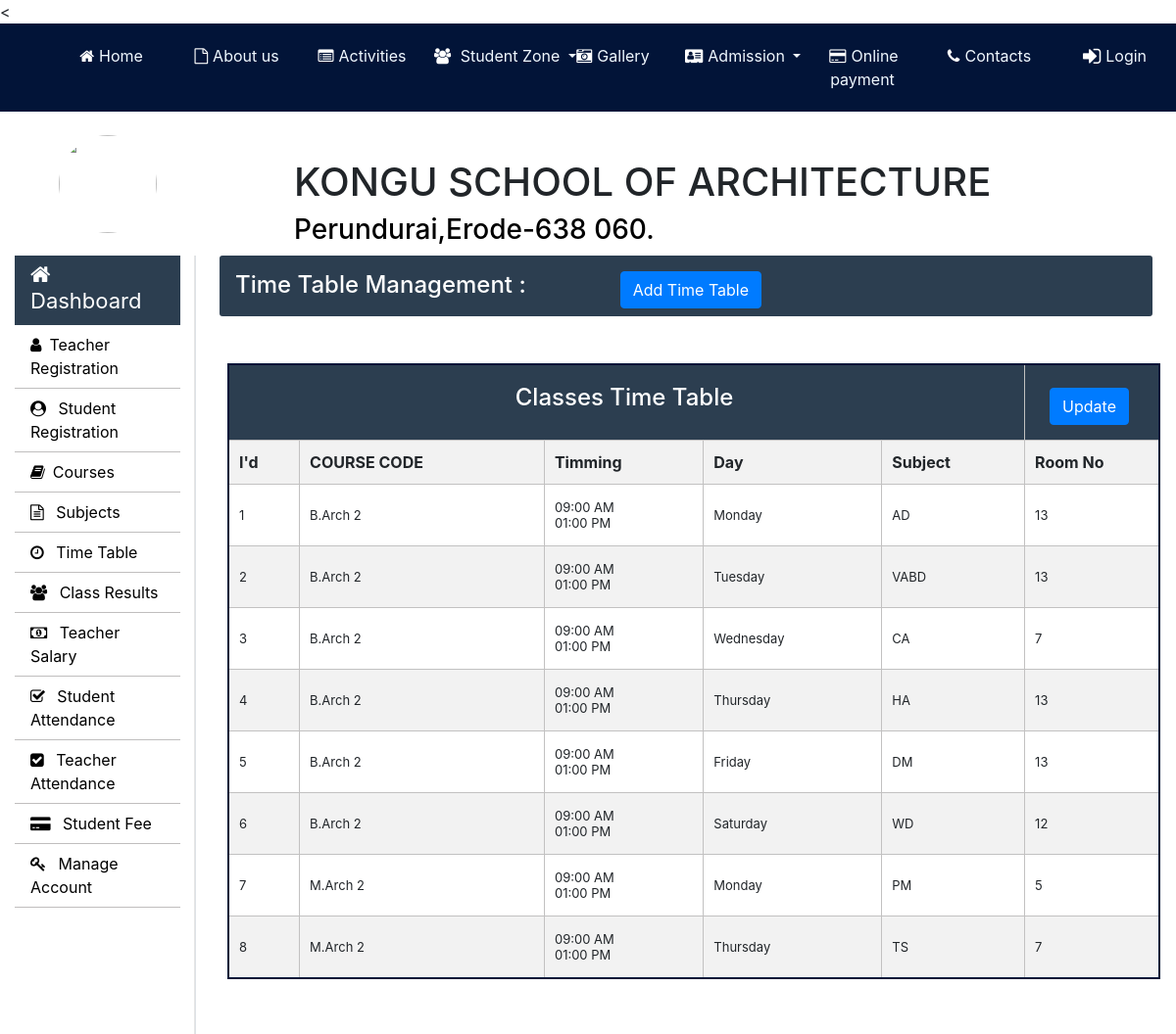
The page /Admin/time-table.php (signed in) on the database its author committed.
### tables this page shows
CREATE TABLE `time_table` (
  `id` int(11) NOT NULL,
  `course_code` varchar(10) NOT NULL,
  `semester` int(11) NOT NULL,
  `timing_from` varchar(10) NOT NULL,
  `timing_to` varchar(10) NOT NULL,
  `day` varchar(20) NOT NULL,
  `subject_code` varchar(20) NOT NULL,
  `room_no` int(11) NOT NULL
);

CREATE TABLE `weekdays` (
  `day_id` int(11) NOT NULL,
  `day_name` varchar(15) NOT NULL
);

### Admin/time-table.php (the view, shortened to what this page needs)
<?php
		require_once "../connection/connection.php";
	?>
<!doctype html>
<html lang="en">
	<head>
	</head>
	<body>
		<?php include('../common/common-header.php') ?>
		<?php include('../common/admin-sidebar.php') ?>
		<main role="main" class="col-xl-10 col-lg-9 col-md-8 ml-sm-auto px-md-4 mb-2 w-100">
			<div class="sub-main">
				<div class="text-center d-flex flex-wrap flex-md-nowrap pt-3 pb-2 mb-3 text-white admin-dashboard pl-3">
					<div class="d-flex">
						<h4 class="mr-5">Time Table Management :</h4>
						<button type="button" class="btn btn-primary ml-5" data-toggle="modal" data-target=".bd-example-modal-lg">Add Time Table</button>
					</div>
				</div>
				<div class="row">
					<div class="col-md-12 ml-2">
						<section class=" mt-3">
							<div class="row">
								<div class="col-md-8"></div>
								<div class="col-md-3 ml-5 ">
									<div class="col-md-12 pt-3 ml-5">
									</div>
								</div>
							</div>
							<div class="row">
								<div class="col-md-12">
									<table class="w-100 table-elements table-three-tr" cellpadding="3">
										<tr class="table-tr-head table-three text-white">
											<td colspan="5" class="text-center text-white"><h4>Classes Time Table</h4></td>
											<td width="10" >
											<div class="row">
												<div class="col-md-12">
													<div class="col-md-1 mt-2"><button type="button" class="btn btn-primary" data-toggle="modal" data-target=".bd-example-modal-lg1">Update</button>
													</div>
												</div>
											</td>
										</tr>
										<tr class="table-tr-head">
											<th>I'd</th>
											<th>COURSE CODE</th>
											<th>Timming</th>
											<th>Day</th>
											<th>Subject</th>
											<th>Room No</th>
										</tr>
										<?php
											$query="select id,course_code,TIME_FORMAT(timing_from,'%h:%i %p') as timing_from,TIME_FORMAT(timing_to,'%h:%i %p') as timing_to,semester,day_name,day_id,day,subject_code,room_no from time_table tt inner join weekdays wd on tt.day=wd.day_id";
											$run=mysqli_query($con,$query);
											while($row=mysqli_fetch_array($run)) {
												echo "<tr>";
												echo "<td>".$row["id"]."</td>";
												echo "<td>".$row["course_code"]." ".$row["semester"]."</td>";
												echo "<td>" .$row["timing_from"]."<br>".$row["timing_to"]."</td>";
												echo "<td>".$row["day_name"]."</td>";
												echo "<td>".$row["subject_code"]."</td>";
												echo "<td>".$row["room_no"]."</td>";
												echo "</tr>";
											}
										?>
									</table>
								</div>
							</div>
						</section>
					</div>
				</div>
			</div>
		</main>
	</body>
</html>

### css/style.css (style rules this page uses)
table { border-collapse:collapse; border-spacing: 0; width: 100%; border: 2px solid rgb(2, 20, 56); }
th, td { text-align: left; padding: 8px; }
tr:nth-child(even) { background-color: #f2f2f2 }
.committie th, td { border: 1px solid rgb(2, 20, 56); border-style:dotted; text-align: left; padding: 15px; height: 50px; }
*,*:after,*:before { -webkit-box-sizing: border-box; -moz-box-sizing: border-box; -ms-box-sizing: border-box; box-sizing: border-box; }
section { float: left; width: 100%; padding-bottom:3em; }
body { margin: 1em; }
h4 { font-size: 22px; }
.admin-dashboard { margin-top: 1px !important; background: #2c3e50 !important; border-radius: 3px; }
.table-elements tr, td, th { font-size: 13px; border: 1px solid rgb(194, 193, 193); padding-left: 10px !important; }
.table-three { background: #2c3e50 !important; }
.table-tr-head { height: 45px !important; padding: 10px !important; margin-top: 5px !important; }
.table-font-for-transcript td, th { font-size: 16px !important; }

### rows shown on the page
time_table: id "1", course_code "B.Arch", semester "2", timing_from "09:00 AM", timing_to "01:00 PM", weekdays.day_name "Monday", subject_code "AD", room_no "13"
time_table: id "2", course_code "B.Arch", semester "2", timing_from "09:00 AM", timing_to "01:00 PM", weekdays.day_name "Tuesday", subject_code "VABD", room_no "13"
time_table: id "3", course_code "B.Arch", semester "2", timing_from "09:00 AM", timing_to "01:00 PM", weekdays.day_name "Wednesday", subject_code "CA", room_no "7"
time_table: id "4", course_code "B.Arch", semester "2", timing_from "09:00 AM", timing_to "01:00 PM", weekdays.day_name "Thursday", subject_code "HA", room_no "13"
time_table: id "5", course_code "B.Arch", semester "2", timing_from "09:00 AM", timing_to "01:00 PM", weekdays.day_name "Friday", subject_code "DM", room_no "13"
time_table: id "6", course_code "B.Arch", semester "2", timing_from "09:00 AM", timing_to "01:00 PM", weekdays.day_name "Saturday", subject_code "WD", room_no "12"
time_table: id "7", course_code "M.Arch", semester "2", timing_from "09:00 AM", timing_to "01:00 PM", weekdays.day_name "Monday", subject_code "PM", room_no "5"
time_table: id "8", course_code "M.Arch", semester "2", timing_from "09:00 AM", timing_to "01:00 PM", weekdays.day_name "Thursday", subject_code "TS", room_no "7"
